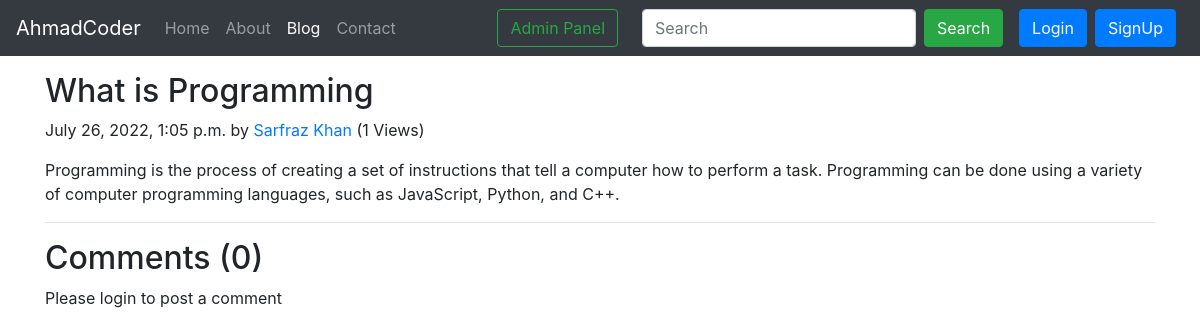
The app's page /blog/First-Post, older data.
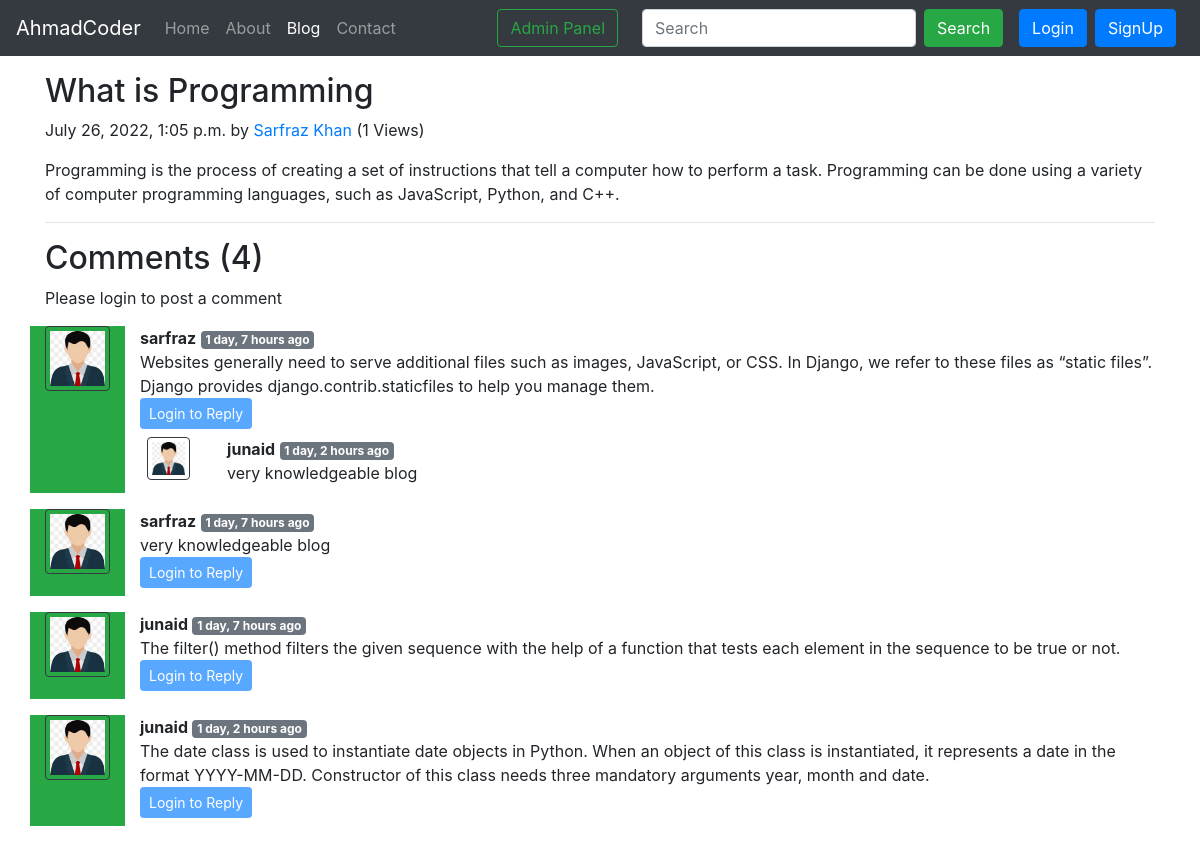
The same page, newer data.
### blog/models.py (models this page shows, shortened)
class Post(models.Model):
    sno = models.AutoField(primary_key=True)
    title = models.CharField(max_length=250)
    content = models.TextField()
    author = models.CharField(max_length=50)
    slug = models.CharField(max_length=130)
    views = models.IntegerField(default=0)
    timestamp = models.DateTimeField(blank=True)

class BlogComment(models.Model):
    sno = models.AutoField(primary_key=True)
    comment = models.TextField()
    user = models.ForeignKey(User, on_delete=models.CASCADE)
    post = models.ForeignKey(Post, on_delete=models.CASCADE)
    parent = models.ForeignKey('self', on_delete=models.CASCADE, null=True)
    timestamp = models.DateTimeField(default=now)

### blog/views.py (the view)
# urls.py: path('<str:slug>', views.blogPost, name='blogPost'),
def blogPost(request, slug):
    post = Post.objects.filter(slug=slug).first()
    post.views = post.views + 1
    post.save()
    comments = BlogComment.objects.filter(post=post, parent=None)
    replies = BlogComment.objects.filter(post=post).exclude(parent=None)
    replyDict = {}
    for reply in replies:
        if reply.parent.sno not in replyDict.keys():
            replyDict[reply.parent.sno] = [reply]
        else:
            replyDict[reply.parent.sno].append(reply)
    context = {'post':post, 'comments':comments, 'user':request.user, 'replyDict':replyDict}
    return render(request, 'blog/blogPost.html', context)

### blog/templatetags/extras.py (called while the page is built)
@register.filter(name='get_val')
def get_val(dict, key):
    return dict.get(key)

### templates/blog/blogPost.html (shortened to what this page needs)
{% extends 'base.html' %}
{% block blogactive %} active {% endblock blogactive %}
{% block body %}
{% load humanize %}
{% load extras %}
<div class="container my-3">
    <h2 class="blog-post-title">{{post.title}}</h2>
    <p class="blog-post-meta">{{post.timestamp}} by <a href="/about">{{post.author}}</a> <span>({{post.views}} Views)</span></p>
    <p>{{post.content|safe}}</p>
    <hr>
  </div>
  <div class="container">
    <h2>Comments ({{comments.count}})</h2>
    <div class="my-2">
      {% if user.is_authenticated %}
      <form action="/blog/postComment" method="POST">{% csrf_token %}
        <div class="form-group">
          <label for="exampleInputEmail1">Post Comment</label>
          <input type="text" class="form-control" name="comment" placeholder="Enter Comment Here">
        </div>
        <input type="hidden" name="parentSno" value="">
        <input type="hidden" name="postSno" value="{{post.sno}}">
        <button type="submit" class="btn btn-primary">Submit</button>
      </form>
    </div>
      {% else %}
      <p>Please login to post a comment</p>
      {% endif %}
    {% for comment in comments %}
    <div class="row my-3">
      <div class="col-md-1 bg-success">
        <img class="rounded mx-auto d-block w-100 p-1 border border-dark " src="/static/image/userimage.png" alt="user">
      </div>
      <div class="col-md-11">
        <b>{{comment.user.username}}</b> <span class="badge badge-secondary">{{comment.timestamp | naturaltime}}</span>
        <div>{{comment.comment}}</div>
        <div class="reply mx-0">
          {% if user.is_authenticated %}
            <button class="btn btn-sm btn-primary" type="button" data-toggle="collapse" data-target="#replyBox{{comment.sno}}" aria-expanded="false" aria-controls="replyBox{{comment.sno}}">
              Reply
            </button>
          <div class="collapse" id="replyBox{{comment.sno}}">
            <div class="card card-body my-2">
              <form action="/blog/postComment" method="POST">{% csrf_token %}
                <div class="form-group">
                  <label for="comment">Post a Reply</label>
                  <input type="text" class="form-control" name="comment" placeholder="Enter Comment Here"></div>
                  <input type="hidden" name="parentSno" value="{{comment.sno}}">
                <input type="hidden" name="postSno" value="{{post.sno}}">
                <button type="submit" class="btn btn-primary">Submit</button>
              </form>
            </div>
          </div>
          {% else %}
          <button class="btn btn-sm btn-primary" type="button" data-toggle="collapse" data-target="#replyBox{{comment.sno}}" aria-expanded="false" aria-controls="replyBox{{comment.sno}}"disabled>
            Login to Reply
          </button>
          {% endif %}
            <div class="replies my-2">
              {% for reply in replyDict|get_val:comment.sno %}
              <div class="row my-2">
                  <div class="col-md-1">
                    <img class="rounded mx-auto d-block w-75 p-1 border border-dark " src="/static/image/userimage.png" alt="user">
                  </div>
                  <div class="col-md-11">
                    <b>{{reply.user.username}}</b> <span class="badge badge-secondary">{{reply.timestamp | naturaltime}}</span>
                    <div>{{reply.comment}}</div>
                  </div>
                    <br>
              </div>
              {% endfor %}
            </div>
        </div>
      </div>
    </div>
    {% endfor %}
  </div>
{% endblock body %}

### templates/base.html (shortened to what this page needs)
<!doctype html>
<html lang="en">
  <head>
    <link rel="stylesheet" href="https://cdn.jsdelivr.net/npm/bootstrap@4.4.1/dist/css/bootstrap.min.css">
  </head>
  <body>
    <nav class="navbar navbar-expand-lg navbar-dark bg-dark">
        <a class="navbar-brand" href="/">AhmadCoder</a>
        <div class="collapse navbar-collapse" id="navbarSupportedContent">
          <ul class="navbar-nav mr-auto">
            <li class="nav-item {% block homeactive %} {% endblock homeactive %}">
              <a class="nav-link" href="/">Home <span class="sr-only">(current)</span></a>
            </li>
            <li class="nav-item {% block aboutactive %}{% endblock aboutactive %}">
              <a class="nav-link" href="/about">About</a>
            </li>
            <li class="nav-item {% block blogactive %}{% endblock blogactive%}">
              <a class="nav-link" href="/blog">Blog</a>
            </li>
            <li class="nav-item {% block contactactive %}{% endblock contactactive %}">
              <a class="nav-link" href="/contact">Contact</a>
            </li>
          </ul>
          <a href="/admin" role="button" target="_blank" class="btn btn-outline-success m-2 my-sm-0" >Admin Panel</a>
          <form method="get" action="/search" class="form-inline my-2 my-lg-0 mx-3">
            <input class="form-control mr-sm-2" type="search" placeholder="Search" aria-label="Search" name="query" id="query">
            <button class="btn btn-success my-2 my-sm-0" type="submit">Search</button>
          </form>
          {% if user.is_authenticated %}
          <ul class="navbar-nav mr-2">
            <li class="nav-item dropdown">
            <a class="nav-link dropdown-toggle" href='#' id="navbarDropdown" role="button" data-toggle="dropdown"> Welcome {{request.user}}</a>
            <div class="dropdown-menu" aria-labelledby="navbarDropdown">
                      <a class="dropdown-item" href="/logout">Logout</a>
                    </div>
                  </li>
                  </ul>
          {% else %}
          <button type="button" class="btn btn-primary mr-2" data-toggle="modal" data-target="#loginModal">
            Login
          </button>
          <button type="button" class="btn btn-primary mr-2" data-toggle="modal" data-target="#SignupModal">
            SignUp
          </button>
          {% endif %}
        </div>
      </nav>
{% block body %} {% endblock body %}
  </body>
</html>

Row changes from the older to the newer data that the page shows:
added BlogComment: user.username "sarfraz", timestamp "1 day, 7 hours ago", comment "Websites generally need to serve additional files such as images, JavaScript, or CSS. In Django, we refer to these files as “static files”. Django provides django.contrib.staticfiles to help you manage them.", shown under "Comments (4)"
added BlogComment: user.username "junaid", timestamp "1 day, 2 hours ago", comment "very knowledgeable blog", shown under "sarfraz"
added BlogComment: user.username "sarfraz", timestamp "1 day, 7 hours ago", comment "very knowledgeable blog", shown under "Comments (4)"
added BlogComment: user.username "junaid", timestamp "1 day, 7 hours ago", comment "The filter() method filters the given sequence with the help of a function that tests each element in the sequence to be true or not.", shown under "Comments (4)"
added BlogComment: user.username "junaid", timestamp "1 day, 2 hours ago", comment "The date class is used to instantiate date objects in Python. When an object of this class is instantiated, it represents a date in the format YYYY-MM-DD. Constructor of this class needs three mandatory arguments year, month and date.", shown under "Comments (4)"
Text that changed along with them:
{{ comments.count }}: "0" → "4"
